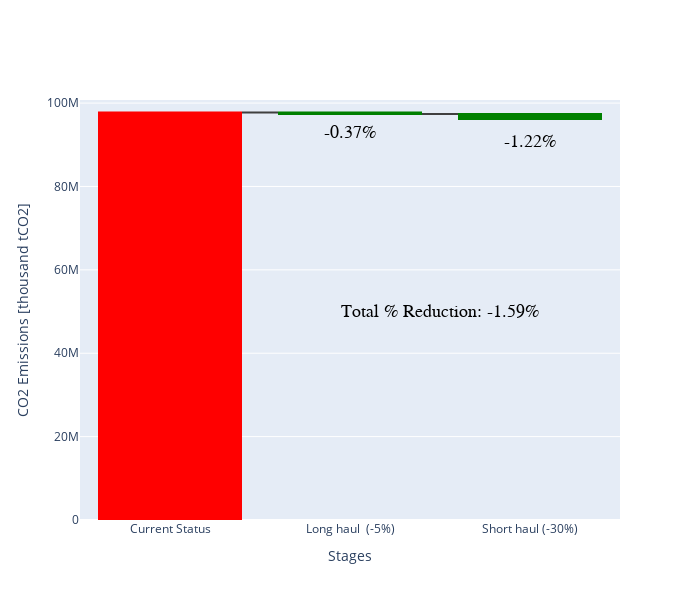

The code cell stored with this chart in its notebook:
### Code cell
import plotly.graph_objects as go

# Calculate the sum of total_co2
current_status = data_all['total_co2'].sum()

# Calculate the reductions
reduction_long = data_all['total_co2_long'].sum() - current_status 
reduction_short = data_all['total_co2_short'].sum() - current_status

# Calculate percentage reductions
percentage_reduction_long = (reduction_long / current_status) * 100
percentage_reduction_short = (reduction_short / current_status) * 100

total_percentage_reduction = percentage_reduction_long + percentage_reduction_short


# Create the waterfall chart
fig = go.Figure(go.Waterfall(
    name="Change in Total CO2",
    orientation="v",
    measure=["relative", "relative", "relative"],
    x=["Current Status", "Long haul \n(-5%)", "Short haul\n(-30%)"],
    y=[current_status, reduction_long, reduction_short],
    connector={"line": {"color": "rgb(63, 63, 63)"}},
    increasing={"marker": {"color": "red"}},  # Change color for increases (reductions)
    decreasing={"marker": {"color": "green"}},    # Change color for decreases (total_co2)
))

# Add annotations for percentage reductions
annotations = [
    dict(
        x=1,  # x-coordinate of the annotation
        y=current_status - 5000000,  # y-coordinate of the annotation
        text=f"{percentage_reduction_long:.2f}%",  # Text of the annotation
        showarrow=False,  # Hide arrow
        font=dict(color="black", size=18, family="Aharoni")  # Font settings with Aharoni font
    ),
    dict(
        x=2,  # x-coordinate of the annotation
        y= current_status - 7000000,  # y-coordinate of the annotation
        text=f"{percentage_reduction_short:.2f}%",  # Text of the annotation
        showarrow=False,  # Hide arrow
        font=dict(color="black", size=18, family="Aharoni")  # Font settings with Aharoni font
    ),
    dict(
        x=1.5,  # x-coordinate of the annotation
        y= 50000000,  # y-coordinate of the annotation
        # y=current_status + reduction_long + reduction_short - 500000,  # y-coordinate of the annotation
        text=f"Total % Reduction: {total_percentage_reduction:.2f}%",  # Text of the annotation
        showarrow=False,  # Do not show arrow
        font=dict(color="black", size=18, family="Aharoni")  # Font settings with Aharoni font  # Font settings
    )
]

adjust = 3000000
# Update layout with annotations
fig.update_layout(
    width=700, height=600,
    # title="Waterfall Diagram of Total CO2",
    showlegend=False,
    annotations=annotations,  # Add annotations
    xaxis_title="Stages",
    yaxis_title="CO2 Emissions [thousand tCO2]",
    yaxis=dict(range=[0, current_status + adjust])  # Adjust range as needed
    # yaxis=dict(range=[current_status - adjust, current_status + adjust/2])  # Adjust range as needed
)

# Show the plot
fig.show()

### Figure 1 — Plotly figure (JSON) as saved in the notebook; plotly's stock layout.template omitted (floating-point values rounded to 4 significant figures)
{"data": [{"connector": {"line": {"color": "rgb(63, 63, 63)"}}, "decreasing": {"marker": {"color": "green"}}, "increasing": {"marker": {"color": "red"}}, "measure": ["relative", "relative", "relative"], "name": "Change in Total CO2", "orientation": "v", "type": "waterfall", "x": ["Current Status", "Long haul \n(-5%)", "Short haul\n(-30%)"], "y": [97740000.0, -365500.0, -1193000.0]}], "layout": {"annotations": [{"font": {"color": "black", "family": "Aharoni", "size": 18}, "showarrow": false, "text": "-0.37%", "x": 1, "y": 92740000.0}, {"font": {"color": "black", "family": "Aharoni", "size": 18}, "showarrow": false, "text": "-1.22%", "x": 2, "y": 90740000.0}, {"font": {"color": "black", "family": "Aharoni", "size": 18}, "showarrow": false, "text": "Total % Reduction: -1.59%", "x": 1.5, "y": 50000000}], "height": 600, "showlegend": false, "width": 700, "xaxis": {"title": {"text": "Stages"}}, "yaxis": {"range": [0, 100700000.0], "title": {"text": "CO2 Emissions [thousand tCO2]"}}}}
